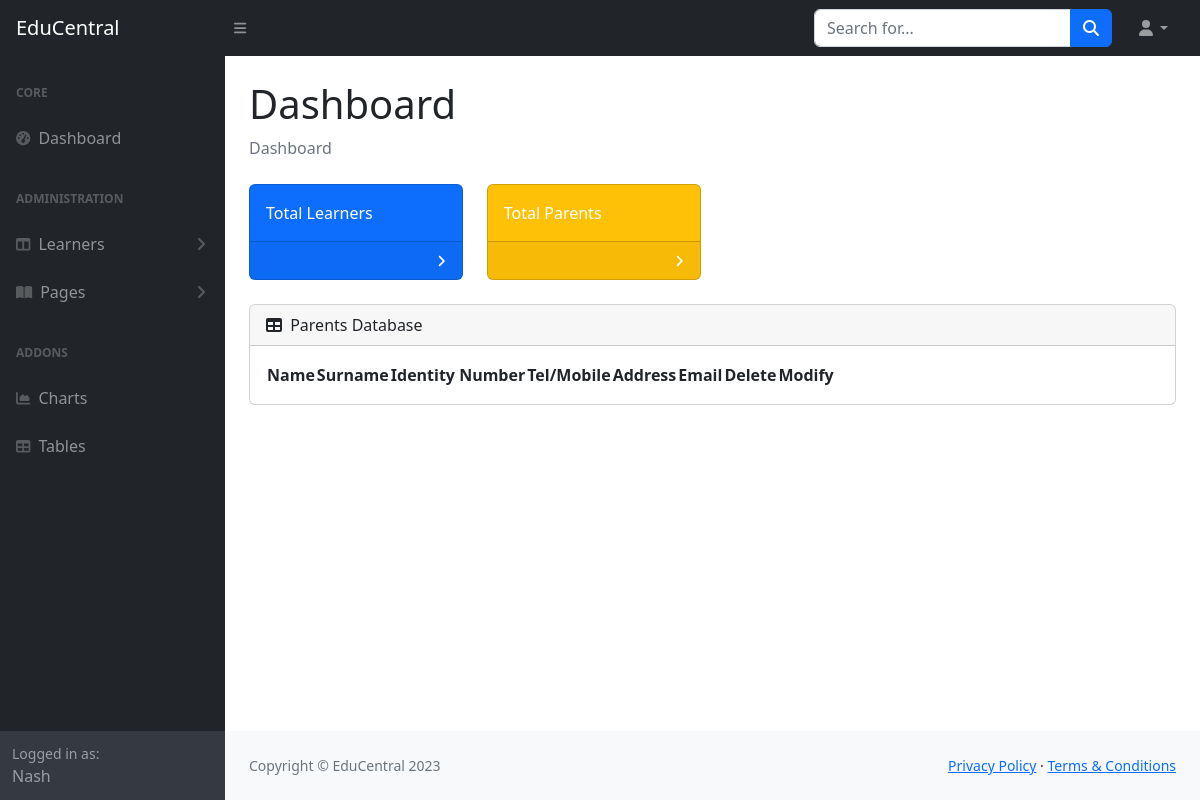
The app's page /parents_database (signed in), older data.
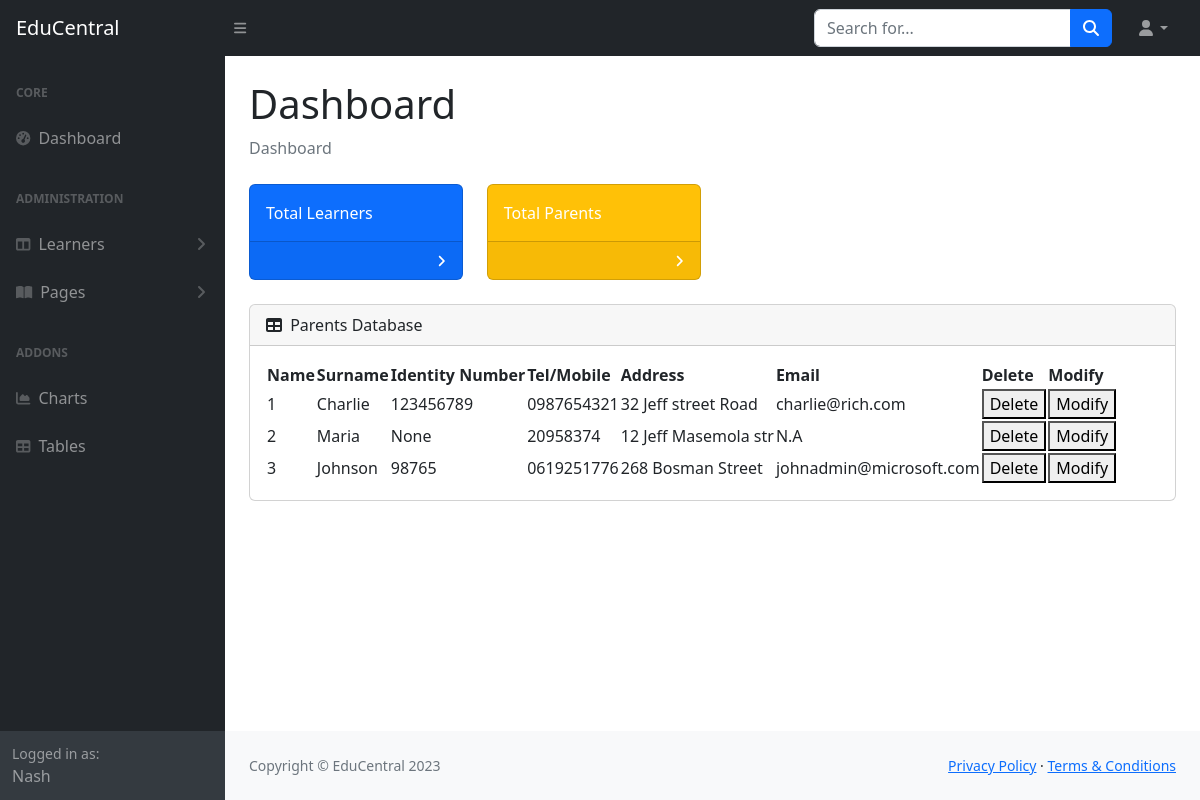
The same page, newer data.
### tables this page shows
CREATE TABLE parents (
  id INTEGER PRIMARY KEY AUTOINCREMENT,
  name TEXT,
  surname TEXT,
  identity_number TEXT,
  tel TEXT,
  address TEXT,
  email TEXT
);

### app.py (the view)
@app.route('/parents_database')
def parents_database():
    userstatus = database_handler.getuserstatus(session['userid'])
    if not session.get('authenticated'):
        return redirect('/')
    if userstatus in adminallowed:
        parents = database_handler.get_parents()
        id = session.get('userid')
        username = database_handler.if_fetch_name(id)
        return render_template('database_parents.html', parents=parents,username=username)
    else:
        return 'Not allowed to view this region'

### handlers/database_handler.py (called while the page is built)
def if_fetch_name(user_id):
    conn = sqlite3.connect('database/users.db')
    cur = conn.cursor()
    cur.execute('SELECT name FROM users WHERE id = ?', (user_id,))
    result = cur.fetchone()
    cur.close()
    conn.close()
    if result is not None:
        return result[0]
    else:
        return 0

def getuserstatus(user_id):
    conn = sqlite3.connect('database/users.db')
    cur = conn.cursor()
    cur.execute('SELECT authority_level FROM users WHERE id = ?', (user_id,))
    result = cur.fetchone()
    cur.close()
    conn.close()
    if result is not None:
        return result[0]
    else:
        return 0

def get_parents():
    conn = sqlite3.connect('database/student_data.db')
    cursor = conn.cursor()
    cursor.execute(f"SELECT * FROM parents")
    columns = [desc[0] for desc in cursor.description]
    rows = cursor.fetchall()
    data = []
    for row in rows:
        data.append(dict(zip(columns, row)))
    conn.close()
    return data

### templates/database_parents.html (shortened to what this page needs)
<!DOCTYPE html>
<html lang="en">
    <head>
        <link href="https://cdn.jsdelivr.net/npm/simple-datatables@7.1.2/dist/style.min.css" rel="stylesheet" />
        <link href="static/dashboard/css/styles.css" rel="stylesheet" />
    </head>
    <body class="sb-nav-fixed">
        <nav class="sb-topnav navbar navbar-expand navbar-dark bg-dark">
            <a class="navbar-brand ps-3" href="/">EduCentral</a>
            <button class="btn btn-link btn-sm order-1 order-lg-0 me-4 me-lg-0" id="sidebarToggle" href="#!"><i class="fas fa-bars"></i></button>
            <form class="d-none d-md-inline-block form-inline ms-auto me-0 me-md-3 my-2 my-md-0">
                <div class="input-group">
                    <input class="form-control" type="text" placeholder="Search for..." aria-label="Search for..." aria-describedby="btnNavbarSearch" />
                    <button class="btn btn-primary" id="btnNavbarSearch" type="button"><i class="fas fa-search"></i></button>
                </div>
            </form>
            <ul class="navbar-nav ms-auto ms-md-0 me-3 me-lg-4">
                <li class="nav-item dropdown">
                    <a class="nav-link dropdown-toggle" id="navbarDropdown" href="#" role="button" data-bs-toggle="dropdown" aria-expanded="false"><i class="fas fa-user fa-fw"></i></a>
                </li>
            </ul>
        </nav>
        <div id="layoutSidenav">
            <div id="layoutSidenav_nav">
                <nav class="sb-sidenav accordion sb-sidenav-dark" id="sidenavAccordion">
                    <div class="sb-sidenav-menu">
                        <div class="nav">
                            <div class="sb-sidenav-menu-heading">Core</div>
                            <a class="nav-link" href="/dashboard">
                                <div class="sb-nav-link-icon"><i class="fas fa-tachometer-alt"></i></div>
                                Dashboard
                            </a>
                            <div class="sb-sidenav-menu-heading">Administration</div>
                            <a class="nav-link collapsed" href="#" data-bs-toggle="collapse" data-bs-target="#collapseLayouts" aria-expanded="false" aria-controls="collapseLayouts">
                                <div class="sb-nav-link-icon"><i class="fas fa-columns"></i></div>
                                Learners
                                <div class="sb-sidenav-collapse-arrow"><i class="fas fa-angle-down"></i></div>
                            </a>
                            <a class="nav-link collapsed" href="#" data-bs-toggle="collapse" data-bs-target="#collapsePages" aria-expanded="false" aria-controls="collapsePages">
                                <div class="sb-nav-link-icon"><i class="fas fa-book-open"></i></div>
                                Pages
                                <div class="sb-sidenav-collapse-arrow"><i class="fas fa-angle-down"></i></div>
                            </a>
                            <div class="sb-sidenav-menu-heading">Addons</div>
                            <a class="nav-link" href="charts.html">
                                <div class="sb-nav-link-icon"><i class="fas fa-chart-area"></i></div>
                                Charts
                            </a>
                            <a class="nav-link" href="tables.html">
                                <div class="sb-nav-link-icon"><i class="fas fa-table"></i></div>
                                Tables
                            </a>
                        </div>
                    </div>
                    <div class="sb-sidenav-footer">
                        <div class="small">Logged in as:</div>
                        {{ username }}
                    </div>
                </nav>
            </div>
            <div id="layoutSidenav_content">
                <main>
                    <div class="container-fluid px-4">
                        <h1 class="mt-4">Dashboard</h1>
                        <ol class="breadcrumb mb-4">
                            <li class="breadcrumb-item active">Dashboard</li>
                        </ol>
                        <div class="row">
                            <div class="col-xl-3 col-md-6">
                                <div class="card bg-primary text-white mb-4">
                                    <div class="card-body">Total Learners</div>
                                    <div class="card-footer d-flex align-items-center justify-content-between">
                                        <div class="small text-white"><i class="fas fa-angle-right"></i></div>
                                    </div>
                                </div>
                            </div>
                            <div class="col-xl-3 col-md-6">
                                <div class="card bg-warning text-white mb-4">
                                    <div class="card-body">Total Parents</div>
                                    <div class="card-footer d-flex align-items-center justify-content-between">
                                        <div class="small text-white"><i class="fas fa-angle-right"></i></div>
                                    </div>
                                </div>
                            </div>
                        </div>
                        <div class="card mb-4">
                            <div class="card-header">
                                <i class="fas fa-table me-1"></i>
                                Parents Database
                            </div>
                            <div class="card-body">
                                <table id="datatablesSimple">
                                    <thead>
                                        <tr>
                                            <th>Name</th>
                                            <th>Surname</th>
                                            <th>Identity Number</th>
                                            <th>Tel/Mobile</th>
                                            <th>Address</th>
                                            <th>Email</th>
                                            <th>Delete</th>
                                            <th>Modify</th>
                                        </tr>
                                    </thead>
                                    <tbody>
                                        {% for parent in parents %}
                                        <tr>
                                            <td>{{ parent['id'] }}</td>
                                            <td>{{ parent['name'] }}</td>
                                            <td>{{ parent['identity_number'] }}</td>
                                            <td>{{ parent['tel'] }}</td>
                                            <td>{{ parent['address'] }}</td>
                                            <td>{{ parent['email'] }}</td>
                                            <td>
                                                <form action="/delete_parent" method="post">
                                                  <button type="submit" class="delete-button">Delete</button>
                                                </form>
                                            </td>
                                            <td>
                                                <form action="/modify_parent" method="post">
                                                  <button type="submit" class="delete-button">Modify</button>
                                                </form>
                                            </td>
                                        </tr>
                                        {% endfor %}
                                    </tbody>
                                </table>
                            </div>
                        </div>
                    </div>
                </main>
                <footer class="py-4 bg-light mt-auto">
                    <div class="container-fluid px-4">
                        <div class="d-flex align-items-center justify-content-between small">
                            <div class="text-muted">Copyright &copy; EduCentral 2023</div>
                            <div>
                                <a href="#">Privacy Policy</a>
                                &middot;
                                <a href="#">Terms &amp; Conditions</a>
                            </div>
                        </div>
                    </div>
                </footer>
            </div>
        </div>
    </body>
</html>

Row changes from the older to the newer data that the page shows:
added parents: id "1", name "Charlie", identity_number "123456789", tel "0987654321", address "32 Jeff street Road", email "charlie@rich.com"
added parents: id "2", name "Maria", identity_number "None", tel "20958374", address "12 Jeff Masemola str", email "N.A"
added parents: id "3", name "Johnson", identity_number "98765", tel "0619251776", address "268 Bosman Street", email "johnadmin@microsoft.com"
